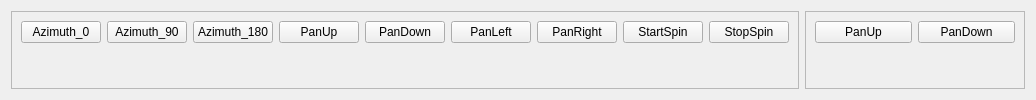
       <widget class="QWidget" name="tab_3">
        <attribute name="title">
         <string>RecSpaceViewer</string>
        </attribute>
        <layout class="QHBoxLayout" name="horizontalLayout_12">
         <item>
          <widget class="QFrame" name="frame">
           <property name="frameShape">
            <enum>QFrame::StyledPanel</enum>
           </property>
           <property name="frameShadow">
            <enum>QFrame::Raised</enum>
           </property>
           <layout class="QVBoxLayout" name="verticalLayout_4">
            <item>
             <layout class="QHBoxLayout" name="horizontalLayout_2">
              <item>
               <widget class="QPushButton" name="pushButton_azimuth0">
                <property name="text">
                 <string>Azimuth_0</string>
                </property>
               </widget>
              </item>
              <item>
               <widget class="QPushButton" name="pushButton_azimuth90">
                <property name="text">
                 <string>Azimuth_90</string>
                </property>
               </widget>
              </item>
              <item>
               <widget class="QPushButton" name="pushButton_azimuth180">
                <property name="text">
                 <string>Azimuth_180</string>
                </property>
               </widget>
              </item>
              <item>
               <widget class="QPushButton" name="pushButton_panup_2">
                <property name="text">
                 <string>PanUp</string>
                </property>
               </widget>
              </item>
              <item>
               <widget class="QPushButton" name="pushButton_pandown_2">
                <property name="text">
                 <string>PanDown</string>
                </property>
               </widget>
              </item>
              <item>
               <widget class="QPushButton" name="pushButton_panleft">
                <property name="text">
                 <string>PanLeft</string>
                </property>
               </widget>
              </item>
              <item>
               <widget class="QPushButton" name="pushButton_panright">
                <property name="text">
                 <string>PanRight</string>
                </property>
               </widget>
              </item>
              <item>
               <widget class="QPushButton" name="pushButton_start_spin">
                <property name="text">
                 <string>StartSpin</string>
                </property>
               </widget>
              </item>
              <item>
               <widget class="QPushButton" name="pushButton_stop_spin">
                <property name="text">
                 <string>StopSpin</string>
                </property>
               </widget>
              </item>
             </layout>
            </item>
            <item>
             <widget class="GLViewWidget_cum" name="widget_glview" native="true"/>
            </item>
           </layout>
          </widget>
         </item>
         <item>
          <widget class="QFrame" name="frame_2">
           <property name="maximumSize">
            <size>
             <width>300</width>
             <height>16777215</height>
            </size>
           </property>
           <property name="frameShape">
            <enum>QFrame::StyledPanel</enum>
           </property>
           <property name="frameShadow">
            <enum>QFrame::Raised</enum>
           </property>
           <layout class="QVBoxLayout" name="verticalLayout_5">
            <item>
             <layout class="QHBoxLayout" name="horizontalLayout_11">
              <item>
               <widget class="QPushButton" name="pushButton_panup">
                <property name="text">
                 <string>PanUp</string>
                </property>
               </widget>
              </item>
              <item>
               <widget class="QPushButton" name="pushButton_pandown">
                <property name="text">
                 <string>PanDown</string>
                </property>
               </widget>
              </item>
             </layout>
            </item>
            <item>
             <widget class="GLViewWidget_cum" name="widget_glview_zoomin" native="true">
              <property name="sizePolicy">
               <sizepolicy hsizetype="Maximum" vsizetype="Preferred">
                <horstretch>0</horstretch>
                <verstretch>0</verstretch>
               </sizepolicy>
              </property>
              <property name="minimumSize">
               <size>
                <width>200</width>
                <height>0</height>
               </size>
              </property>
              <property name="maximumSize">
               <size>
                <width>300</width>
                <height>16777215</height>
               </size>
              </property>
             </widget>
            </item>
           </layout>
          </widget>
         </item>
        </layout>
       </widget>
